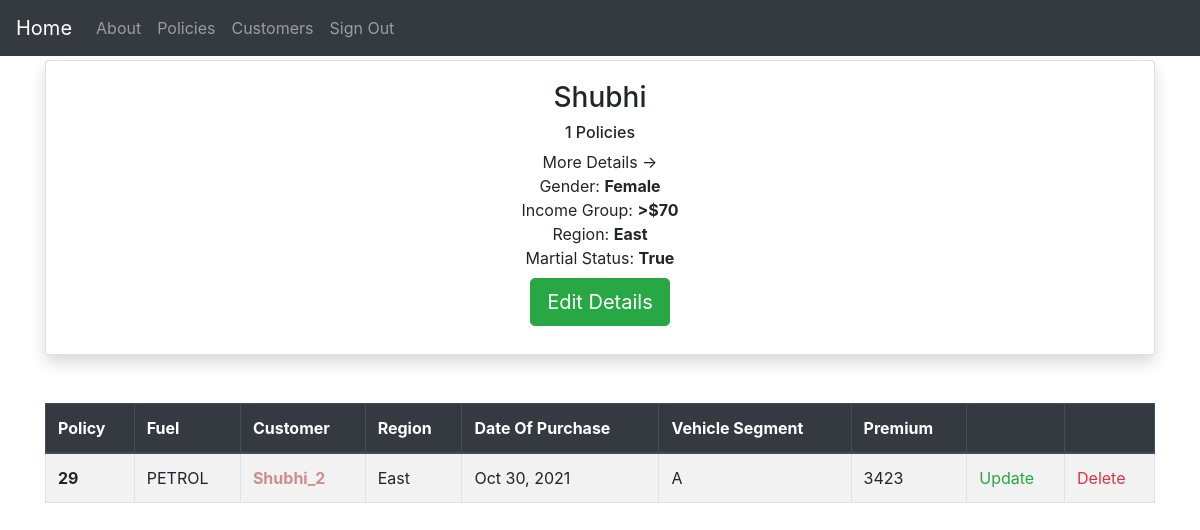
Screenshot of /customers/2 (signed in) with the database file from the repository.
### insurance/base/models.py (models this page shows, shortened)
class BaseModel(models.Model):
    created_at = models.DateTimeField(auto_now_add=True)
    updated_at = models.DateTimeField(auto_now=True)
    class Meta:
        abstract = True

class Customer(BaseModel):
    GENDER_CHOICES = (
        ("Male", "Male"),
        ("Female", "Female"),
        ("Other", "Other"),
    )
    INCOME_CHOICES = (
        ("0-25k", "0-$25k"),
        (">$70", ">$70K"),
        ("$25-$70", "$25-$70K"),
    )
    REGION_CHOICES = (
        ("east", "east"),
        ("west", "west"),
        ("south", "south"),
        ("north", "north"),
    )
    name = models.CharField(max_length=50)
    gender = models.CharField(max_length=50, choices=GENDER_CHOICES)
    income_group = models.CharField(max_length=50, choices=INCOME_CHOICES)
    region = models.CharField(max_length=50, choices=REGION_CHOICES)
    marital_status = models.BooleanField(default=False)
    class Meta:
        verbose_name = "Customer"
        verbose_name_plural = "Customers"
    def __str__(self):
        return f"{self.name}_{self.id}"

class Policy(BaseModel):
    FUEL_CHOICES = (
        ("CNG", "cng"),
        ("DIESEL", "diesel"),
        ("PETROL", "petrol"),
    )
    VEHICLE_SEGMENT = (
        ("A", "A"),
        ("B", "B"),
        ("C", "C"),
    )
    fuel = models.CharField(max_length=50, choices=FUEL_CHOICES)
    customer = models.ForeignKey(
        Customer, related_name="policies", on_delete=models.CASCADE
    )
    vehicle_segment = models.CharField(max_length=50, choices=VEHICLE_SEGMENT)
    premium = models.IntegerField(
        validators=[MinValueValidator(0), MaxValueValidator(100000)]
    )
    class Meta:
        verbose_name = "Policy"
        verbose_name_plural = "Policies"
        ordering = ("created_at",)

### insurance/base/views.py (the view)
# urls.py: path("customers/<str:pk>", view=customer_detail, name="customerDetail"),
@login_required(login_url="account_login")
def customer_detail(request, pk):
    customer = Customer.objects.get(id=pk)
    policies = customer.policies.all()
    context = {
        "customer": customer,
        "policies": policies,
    }
    return render(request, "customer/detail.html", context)

### insurance/utils/context_processors.py (called while the page is built)
def settings_context(_request):
    return {"DEBUG": settings.DEBUG}

### insurance/templates/customer/detail.html (shortened to what this page needs)
{% extends "base.html" %}
{% block content %}
<div class="card shadow li-3 mb-5 bg-white rounded">
  <div class="card-body text-center ">
    <h3>
      {{customer.name|title}}
    </h3>
    <h6>{{policies.count}} Policies</h6>
    <ul>More Details ->
      <li>Gender: <span class="font-weight-bold"> {{customer.gender|title}}</span></li>
      <li>Income Group: <span class="font-weight-bold">{{customer.income_group}}</span></li>
      <li>Region: <span class="font-weight-bold"> {{customer.region|title}}</span></li>
      <li>Martial Status: <span class="font-weight-bold">{{customer.marital_status|title}}</span></li>
    </ul>
    <a href="{% url "base:updateCustomer" customer.id %}" class="btn btn-success btn-lg my-2" role="button"
      aria-disabled="true">Edit Details</a>
  </div>
</div>
{% include "policy/policy_table.html" %}
{% endblock %}

### insurance/templates/policy/policy_table.html (shortened to what this page needs)
<table class="table table-bordered table-striped">
  <thead class="thead-dark">
    <tr>
      <th scope="col"><a href="?order_by=id">Policy</a></th>
      <th scope="col"><a href="?order_by=fuel">Fuel</a></th>
      <th scope="col"><a href="?order_by=customer">Customer</a></th>
      <th scope="col"><a href="#">Region</a></th>
      <th scope="col"><a href="?order_by=created_at">Date Of Purchase</a></th>
      <th scope="col"><a href="?order_by=vehicle_segment">Vehicle Segment</a></th>
      <th scope="col"><a href="?order_by=premium">Premium</a></th>
      <th scope="col"></th>
      <th scope="col"></th>
    </tr>
  </thead>
  <tbody>
    {% for policy in policies %}
    <tr>
      <th scope="row">{{ policy.id }}</th>
      <td>{{policy.fuel}}</td>
      <td class="font-weight-bold">
        <a href="{% url "base:customerDetail" policy.customer.id %}">
          {{policy.customer}}
        </a>
      </td>
      <td>{{policy.customer.region|title }}</td>
      <td>{{policy.created_at | date:"M d, Y" }}</td>
      <td>{{policy.vehicle_segment}}</td>
      <td>{{policy.premium}}</td>
      <td>
        <a href="{% url "base:updatePolicy" policy.id %}" class="text-success">Update</a>
      </td>
      <td>
        <a href="{% url "base:deletePolicy" policy.id %}" class="text-danger">Delete</a>
      </td>
    </tr>
    {% endfor %}
  </tbody>
</table>

### insurance/static/css/project.css (style rules this page uses)
a { color: rgb(202, 143, 143); text-decoration: none; transition: all 0.5s; }

### insurance/templates/customer/detail.html (style rules this page uses)
ul { list-style-type: none; margin: 0; padding: 0; }

### insurance/templates/policy/policy_table.html (style rules this page uses)
th>a { color: white; }

### rows the page displays
Customer: name "Shubhi", count "1", gender "Female", income_group ">$70", region "East", marital_status "True"
Policy: id "29", fuel "PETROL", customer "Shubhi_2", customer.region "East", created_at "Oct 30, 2021", vehicle_segment "A", premium "3423"
